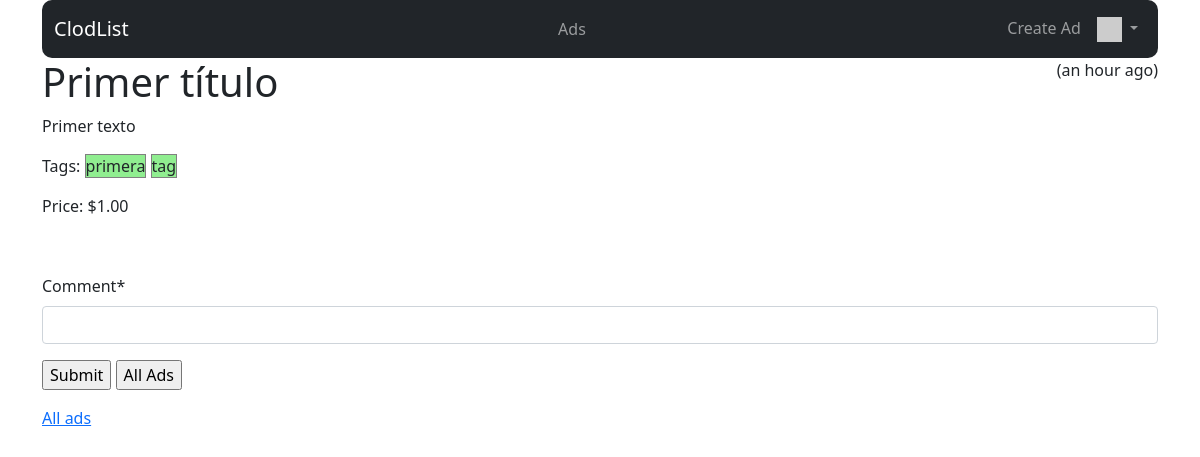
Page /ads/ad/1 (signed in) on the committed database.
### ads/models.py (models this page shows, shortened)
class Ad(models.Model) :
    title = models.CharField(
            max_length=200,
            validators=[MinLengthValidator(2, "Title must be greater than 2 characters")]
    )
    price = models.DecimalField(max_digits=7, decimal_places=2, null=True)
    text = models.TextField()
    tags = TaggableManager(blank=True)
    owner = models.ForeignKey(settings.AUTH_USER_MODEL, on_delete=models.CASCADE)
    comments = models.ManyToManyField(settings.AUTH_USER_MODEL,
        through='Comment', related_name='comments_owned')
    favorites = models.ManyToManyField(settings.AUTH_USER_MODEL,
        through='Fav', related_name='favorite_ads')
    picture = models.BinaryField(null=True, blank=True, editable=True)
    content_type = models.CharField(max_length=256, null=True, blank=True,
                                    help_text='The MIMEType of the file')
    created_at = models.DateTimeField(auto_now_add=True)
    updated_at = models.DateTimeField(auto_now=True)

### ads/views.py (the view)
# urls.py: path('ad/<int:pk>', views.AdDetailView.as_view(), name='ad_detail'),
class AdDetailView(OwnerDetailView):
    model = Ad
    template_name = "ads/ad_detail.html"
    def get(self, request, pk) :
        x = get_object_or_404(Ad, id=pk)
        comments = Comment.objects.filter(ad=x).order_by('-updated_at')
        comment_form = CommentForm()
        context = { 'ad' : x, 'comments': comments, 'comment_form': comment_form }
        return render(request, self.template_name, context)

### ads/forms.py
class CommentForm(forms.Form):
    comment = forms.CharField(required=True, max_length=500, min_length=3, strip=True)

### home/context_processors.py (called while the page is built)
def settings(request):
    return {
        'settings': django_settings,
    }

### home/templatetags/app_tags.py (called while the page is built)
@register.filter(name='gravatar')
def gravatar(user, size=35):
    email = str(user.email.strip().lower()).encode('utf-8')
    email_hash = md5(email).hexdigest()
    url = "//www.gravatar.com/avatar/{0}?s={1}&d=identicon&r=PG"
    return url.format(email_hash, size)

### ads/templates/ads/ad_detail.html (shortened to what this page needs)
{% extends "base_menu.html" %}
{% load humanize %}
{% block content %}
    <span style="float: right;">
        ({{ ad.updated_at|naturaltime }})
    </span>
    <h1>
        {{ ad.title }}
    </h1>
    <p>{{ ad.text }}</p>
    {% if ad.tags.all %}
        <p>
            Tags:
            {% for tag in ad.tags.all %}
                <span style="border:1px grey solid; background-color: LightGreen;">{{ tag }}</span>
            {% endfor %}
        </p>
    {% endif %}
<p>Price: ${{ ad.price }}</p>
{% if user.is_authenticated %}
    <br clear="all" />
    <p>
        {% load crispy_forms_tags %}
        <form method="post" action="{% url 'ads:ad_comment_create' ad.id %}">
            {{ comment_form|crispy }}
            <input type="submit" value="Submit">
            <input type="submit"
                   value="All Ads"
                   onclick="window.location.href='{% url 'ads:all' %}';return false;">
        </form>
    </p>
{% endif %}
<p>
    <a href="{% url 'ads:all' %}">All ads</a>
</p>
{% endblock %}

### rows in the picture
Ad: updated_at "an hour ago", title "Primer título", text "Primer texto", price "1.00"
Tag: name "primera"
Tag: name "tag"

### other values in the picture
{{ settings.APP_NAME }} "ClodList"
